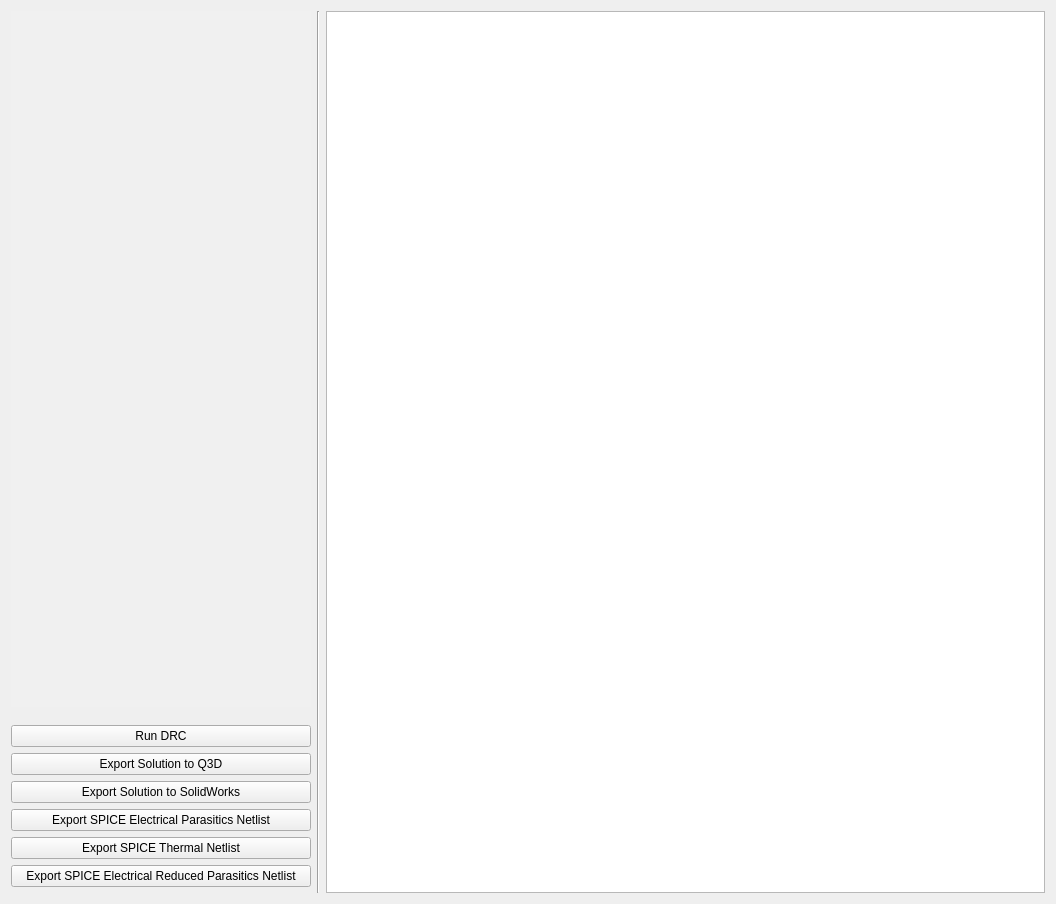
<?xml version="1.0" encoding="UTF-8"?>
<ui version="4.0">
 <class>layout_form</class>
 <widget class="QWidget" name="layout_form">
  <property name="geometry">
   <rect>
    <x>0</x>
    <y>0</y>
    <width>1056</width>
    <height>904</height>
   </rect>
  </property>
  <property name="minimumSize">
   <size>
    <width>200</width>
    <height>200</height>
   </size>
  </property>
  <property name="windowTitle">
   <string>Form</string>
  </property>
  <layout class="QGridLayout" name="gridLayout">
   <item row="0" column="4" rowspan="10">
    <widget class="QGraphicsView" name="grfx_layout">
     <property name="sizePolicy">
      <sizepolicy hsizetype="Expanding" vsizetype="Expanding">
       <horstretch>0</horstretch>
       <verstretch>0</verstretch>
      </sizepolicy>
     </property>
     <property name="minimumSize">
      <size>
       <width>100</width>
       <height>100</height>
      </size>
     </property>
    </widget>
   </item>
   <item row="0" column="1">
    <widget class="QTableWidget" name="tbl_info">
     <property name="sizePolicy">
      <sizepolicy hsizetype="Expanding" vsizetype="Expanding">
       <horstretch>0</horstretch>
       <verstretch>0</verstretch>
      </sizepolicy>
     </property>
     <property name="maximumSize">
      <size>
       <width>300</width>
       <height>16777215</height>
      </size>
     </property>
     <property name="palette">
      <palette>
       <active>
        <colorrole role="Base">
         <brush brushstyle="SolidPattern">
          <color alpha="255">
           <red>240</red>
           <green>240</green>
           <blue>240</blue>
          </color>
         </brush>
        </colorrole>
        <colorrole role="AlternateBase">
         <brush brushstyle="SolidPattern">
          <color alpha="255">
           <red>225</red>
           <green>225</green>
           <blue>225</blue>
          </color>
         </brush>
        </colorrole>
       </active>
       <inactive>
        <colorrole role="Base">
         <brush brushstyle="SolidPattern">
          <color alpha="255">
           <red>240</red>
           <green>240</green>
           <blue>240</blue>
          </color>
         </brush>
        </colorrole>
        <colorrole role="AlternateBase">
         <brush brushstyle="SolidPattern">
          <color alpha="255">
           <red>225</red>
           <green>225</green>
           <blue>225</blue>
          </color>
         </brush>
        </colorrole>
       </inactive>
       <disabled>
        <colorrole role="Base">
         <brush brushstyle="SolidPattern">
          <color alpha="255">
           <red>240</red>
           <green>240</green>
           <blue>240</blue>
          </color>
         </brush>
        </colorrole>
        <colorrole role="AlternateBase">
         <brush brushstyle="SolidPattern">
          <color alpha="255">
           <red>225</red>
           <green>225</green>
           <blue>225</blue>
          </color>
         </brush>
        </colorrole>
       </disabled>
      </palette>
     </property>
     <property name="frameShape">
      <enum>QFrame::NoFrame</enum>
     </property>
     <property name="editTriggers">
      <set>QAbstractItemView::NoEditTriggers</set>
     </property>
     <property name="alternatingRowColors">
      <bool>true</bool>
     </property>
     <property name="selectionBehavior">
      <enum>QAbstractItemView::SelectRows</enum>
     </property>
     <property name="showGrid">
      <bool>false</bool>
     </property>
     <property name="wordWrap">
      <bool>true</bool>
     </property>
     <property name="rowCount">
      <number>0</number>
     </property>
     <property name="columnCount">
      <number>3</number>
     </property>
     <attribute name="horizontalHeaderVisible">
      <bool>false</bool>
     </attribute>
     <attribute name="horizontalHeaderShowSortIndicator" stdset="0">
      <bool>false</bool>
     </attribute>
     <attribute name="verticalHeaderVisible">
      <bool>false</bool>
     </attribute>
     <column/>
     <column/>
     <column/>
    </widget>
   </item>
   <item row="0" column="2" rowspan="10">
    <widget class="Line" name="line">
     <property name="orientation">
      <enum>Qt::Vertical</enum>
     </property>
    </widget>
   </item>
   <item row="5" column="1">
    <widget class="QPushButton" name="btn_export_solidworks">
     <property name="maximumSize">
      <size>
       <width>300</width>
       <height>16777215</height>
      </size>
     </property>
     <property name="text">
      <string>Export Solution to SolidWorks</string>
     </property>
    </widget>
   </item>
   <item row="7" column="1">
    <widget class="QPushButton" name="btn_export_spice_thermal">
     <property name="text">
      <string>Export SPICE Thermal Netlist</string>
     </property>
    </widget>
   </item>
   <item row="4" column="1">
    <widget class="QPushButton" name="btn_export_q3d">
     <property name="maximumSize">
      <size>
       <width>300</width>
       <height>16777215</height>
      </size>
     </property>
     <property name="text">
      <string>Export Solution to Q3D</string>
     </property>
    </widget>
   </item>
   <item row="3" column="1">
    <widget class="QPushButton" name="btn_run_drc">
     <property name="text">
      <string>Run DRC</string>
     </property>
    </widget>
   </item>
   <item row="6" column="1">
    <widget class="QPushButton" name="btn_export_spice_parasitics">
     <property name="text">
      <string>Export SPICE Electrical Parasitics Netlist</string>
     </property>
    </widget>
   </item>
   <item row="8" column="1">
    <widget class="QPushButton" name="btn_export_spice_reduced_parasitics">
     <property name="text">
      <string>Export SPICE Electrical Reduced Parasitics Netlist</string>
     </property>
    </widget>
   </item>
  </layout>
 </widget>
 <resources/>
 <connections/>
</ui>
